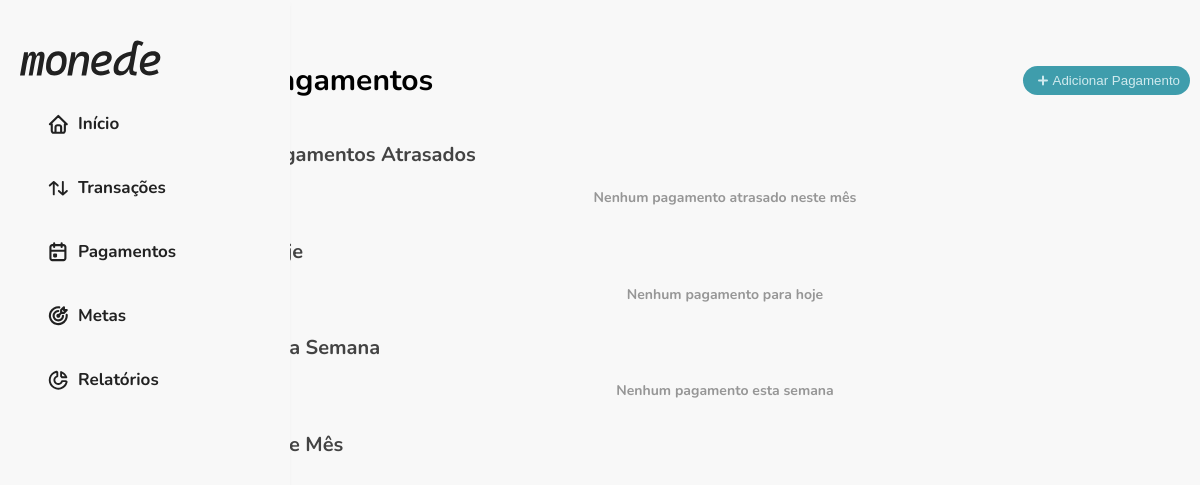
The page /pagamentos/ on the database as committed earlier.
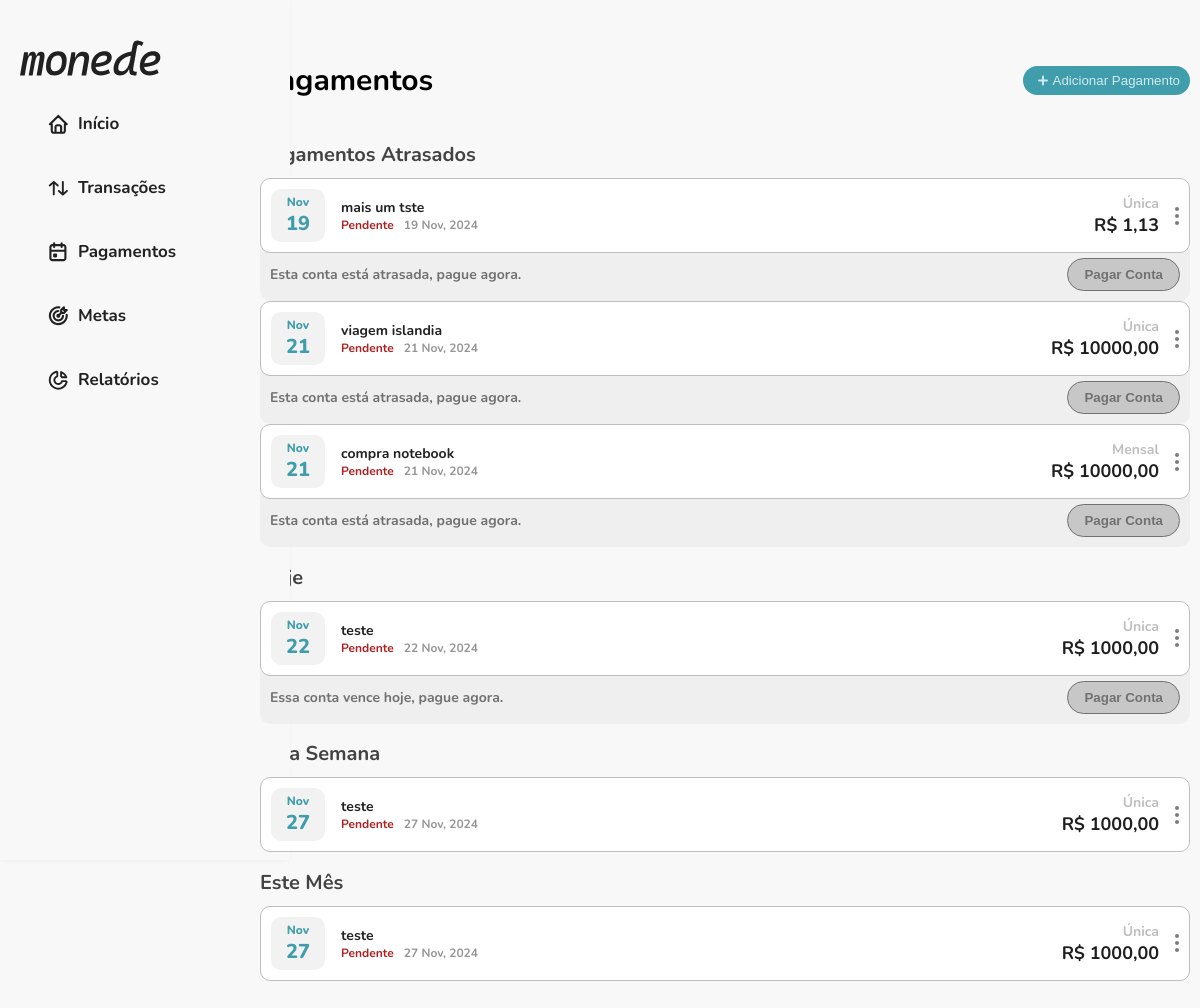
The same page on the database as committed later.
### financas/models.py (models this page shows, shortened)
class Pagamento(models.Model):
    FREQUENCIA_CHOICES = [
        ('unica', 'Única'),
        ('mensal', 'Mensal'),
        ('anual', 'Anual'),
    ]
    STATUS_CHOICES = [
        ('pendente', 'Pendente'),
        ('pago', 'Pago'),
        ('atrasado', 'Atrasado'),
        ('vence_hoje', 'Vence Hoje'),
    ]
    titulo = models.CharField(max_length=200)
    valor = models.DecimalField(max_digits=10, decimal_places=2)
    data_vencimento = models.DateField()
    frequencia = models.CharField(max_length=10, choices=FREQUENCIA_CHOICES)
    status = models.CharField(max_length=15, choices=STATUS_CHOICES, default='pendente')
    forma_pagamento = models.CharField(max_length=200)
    categoria = models.CharField(max_length=255, blank=True, null=True)  # Determinada por ML
    data_criacao = models.DateTimeField(auto_now_add=True)
    ultima_atualizacao = models.DateTimeField(auto_now=True)
    class Meta:
        ordering = ['data_vencimento']

### financas/views.py (the view)
# urls.py: path('pagamentos/', views.pagamentos_lista, name='pagamentos'),
def pagamentos_lista(request):
    hoje = timezone.now().date()
    primeiro_dia_mes = hoje.replace(day=1)
    ultimo_dia_mes = (primeiro_dia_mes + timedelta(days=32)).replace(day=1) - timedelta(days=1)
    pagamentos_hoje = Pagamento.objects.filter(data_vencimento=hoje)
    pagamentos_semana = Pagamento.objects.filter(
        data_vencimento__range=[hoje + timedelta(days=1), hoje + timedelta(days=7)]
    )
    pagamentos_mes = Pagamento.objects.filter(
        data_vencimento__range=[hoje + timedelta(days=1), ultimo_dia_mes]
    )  # Apenas futuros deste mês
    pagamentos_atrasados = Pagamento.objects.filter(
        data_vencimento__lt=hoje,
        data_vencimento__gte=primeiro_dia_mes,
        status='pendente'
    )
    context = {
        'pagamentos_hoje': pagamentos_hoje,
        'pagamentos_semana': pagamentos_semana,
        'pagamentos_mes': pagamentos_mes,
        'pagamentos_atrasados': pagamentos_atrasados,
        'total_pagamentos_mes': pagamentos_mes.count(),
        'valor_total_mes': sum(p.valor for p in pagamentos_mes),
    }
    return render(request, 'financas/pagamentos.html', context)

### financas/templates/financas/pagamentos.html (shortened to what the changed rows need)
{% extends 'financas/base.html' %}
{% load static %}
{% block extra_css %}
  <link rel="stylesheet" href="{% static 'financas/css/pagamentos.css' %}">
{% endblock %}
{% block content %}
<div class="container">
    <header class="header">
        <h1 class="titulo-pagina">Pagamentos</h1>
    </header>
    <main class="conteudo-principal">
        <section class="pagamentos-secao-atrasados">
            <h2 class="titulo-secao">Pagamentos Atrasados</h2>
            <div class="lista-pagamentos-atrasado">
                {% for pagamento in pagamentos_atrasados %}
                <div class="card-pagamento">
                    <div class="data-box">
                        <div class="data-mes">{{ pagamento.data_vencimento|date:"M" }}</div>
                        <div class="data-dia">{{ pagamento.data_vencimento|date:"d" }}</div>
                    </div>
                    <div class="info-pagamento">
                        <h3 class="titulo-pagamento">{{ pagamento.titulo }}</h3>
                        <div class="detalhes-pagamento">
                            <span class="status">{{ pagamento.get_status_display }}</span>
                            <span class="data">{{ pagamento.data_vencimento|date:"d M, Y" }}</span>
                        </div>
                    </div>
                    <div class="valor-pagamento">
                        <span class="frequencia">{{ pagamento.get_frequencia_display }}</span>
                        <span class="valor">R$ {{ pagamento.valor|floatformat:2 }}</span>
                    </div>
                    <div class="actions">
                        <div class="dots" onclick="toggleMenu(this)">
                            <span></span>
                            <span></span>
                            <span></span>
                        </div>
                    </div>
                </div>
                <div class="card-pagar">
                    <p>Esta conta está atrasada, pague agora.</p>
                    <button type="button" class="btn-pagar" onclick="abrirModalPagarConta('{{ pagamento.id }}')">Pagar Conta</button>
                </div>
                {% empty %}
                <p class="sem-pagamentos">Nenhum pagamento atrasado neste mês</p>
                {% endfor %}
            </div>
        </section>
        <section class="pagamentos-secao">
            <h2 class="titulo-secao">Hoje</h2>
            <div class="lista-pagamentos-hoje">
                {% for pagamento in pagamentos_hoje %}
                <div class="card-pagamento">
                    <div class="data-box">
                        <div class="data-mes">{{ pagamento.data_vencimento|date:"M" }}</div>
                        <div class="data-dia">{{ pagamento.data_vencimento|date:"d" }}</div>
                    </div>
                    <div class="info-pagamento">
                        <h3 class="titulo-pagamento">{{ pagamento.titulo }}</h3>
                        <div class="detalhes-pagamento">
                            <span class="status">{{ pagamento.get_status_display }}</span>
                            <span class="data">{{ pagamento.data_vencimento|date:"d M, Y" }}</span>
                        </div>
                    </div>
                    <div class="valor-pagamento">
                        <span class="frequencia">{{ pagamento.get_frequencia_display }}</span>
                        <span class="valor">R$ {{ pagamento.valor|floatformat:2 }}</span>
                    </div>
                    <div class="actions">
                        <div class="dots" onclick="toggleMenu(this)">
                            <span></span>
                            <span></span>
                            <span></span>
                        </div>
                    </div>
                </div>
                <div class="card-pagar">
                    <p>Essa conta vence hoje, pague agora.</p>
                    <button type="button" class="btn-pagar" onclick="abrirModalPagarConta('{{ pagamento.id }}')">Pagar Conta</button>
                </div>
                {% empty %}
                <p class="sem-pagamentos">Nenhum pagamento para hoje</p>
                {% endfor %}
            </div>
        </section>
        <section class="pagamentos-secao-esta-semana">
            <h2 class="titulo-secao">Esta Semana</h2>
            <div class="lista-pagamentos">
                {% for pagamento in pagamentos_semana %}
                <div class="card-pagamento">
                    <div class="data-box">
                        <div class="data-mes">{{ pagamento.data_vencimento|date:"M" }}</div>
                        <div class="data-dia">{{ pagamento.data_vencimento|date:"d" }}</div>
                    </div>
                    <div class="info-pagamento">
                        <h3 class="titulo-pagamento">{{ pagamento.titulo }}</h3>
                        <div class="detalhes-pagamento">
                            <span class="status">{{ pagamento.get_status_display }}</span>
                            <span class="data">{{ pagamento.data_vencimento|date:"d M, Y" }}</span>
                        </div>
                    </div>
                    <div class="valor-pagamento">
                        <span class="frequencia">{{ pagamento.get_frequencia_display }}</span>
                        <span class="valor">R$ {{ pagamento.valor|floatformat:2 }}</span>
                    </div>
                    <div class="actions">
                        <div class="dots" onclick="toggleMenu(this)">
                            <span></span>
                            <span></span>
                            <span></span>
                        </div>
                    </div>
                </div>
                {% empty %}
                <p class="sem-pagamentos">Nenhum pagamento esta semana</p>
                {% endfor %}
            </div>
        </section>
        <section class="pagamentos-secao-este-mes">
            <h2 class="titulo-secao">Este Mês</h2>
            <div class="lista-pagamentos">
                {% for pagamento in pagamentos_mes %}
                <div class="card-pagamento">
                    <div class="data-box">
                        <div class="data-mes">{{ pagamento.data_vencimento|date:"M" }}</div>
                        <div class="data-dia">{{ pagamento.data_vencimento|date:"d" }}</div>
                    </div>
                    <div class="info-pagamento">
                        <h3 class="titulo-pagamento">{{ pagamento.titulo }}</h3>
                        <div class="detalhes-pagamento">
                            <span class="status">{{ pagamento.get_status_display }}</span>
                            <span class="data">{{ pagamento.data_vencimento|date:"d M, Y" }}</span>
                        </div>
                    </div>
                    <div class="valor-pagamento">
                        <span class="frequencia">{{ pagamento.get_frequencia_display }}</span>
                        <span class="valor">R$ {{ pagamento.valor|floatformat:2 }}</span>
                    </div>
                    <div class="actions">
                        <div class="dots" onclick="toggleMenu(this)">
                            <span></span>
                            <span></span>
                            <span></span>
                        </div>
                    </div>
                </div>
                {% endfor %}
            </div>
        </section>
    </main>
</div>
{% endblock %}

Rows that differ between the two databases and show on the page:
added Pagamento: data_vencimento "Nov", data_vencimento "19", titulo "mais um tste", status "Pendente", data_vencimento "19 Nov, 2024", frequencia "Única", valor "1,13", shown under "Pagamentos Atrasados"
added Pagamento: data_vencimento "Nov", data_vencimento "21", titulo "viagem islandia", status "Pendente", data_vencimento "21 Nov, 2024", frequencia "Única", valor "10000,00", shown under "Pagamentos Atrasados"
added Pagamento: data_vencimento "Nov", data_vencimento "21", titulo "compra notebook", status "Pendente", data_vencimento "21 Nov, 2024", frequencia "Mensal", valor "10000,00", shown under "Pagamentos Atrasados"
added Pagamento: data_vencimento "Nov", data_vencimento "22", titulo "teste", status "Pendente", data_vencimento "22 Nov, 2024", frequencia "Única", valor "1000,00"
added Pagamento: data_vencimento "Nov", data_vencimento "27", titulo "teste", status "Pendente", data_vencimento "27 Nov, 2024", frequencia "Única", valor "1000,00"
Other text that changed with them:
text no longer shown: "Nenhum pagamento atrasado neste mês Nenhum pagamento para hoje Nenhum pagamento esta semana"
